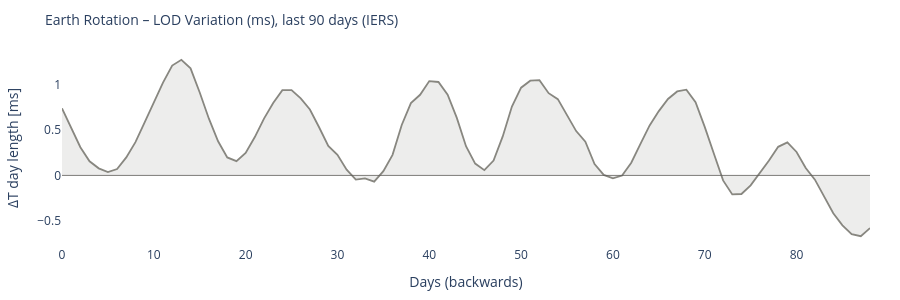

Notebook source saved alongside this figure:
### Code cell
# ============================================================
# EARTH ROTATION – LOD variation (if IERS available)
# ============================================================

lod_col = None
if df_iers is not None:
    lod_col = next((c for c in df_iers.columns if 'lod' in c), None)

if df_iers is not None and lod_col:
    fig = go.Figure()
    fig.add_trace(go.Scatter(
        y=df_iers[lod_col].values,
        mode='lines',
        line=dict(color='#888780', width=1.8),
        fill='tozeroy', fillcolor='rgba(136,135,128,0.15)',
        name='LOD'
    ))
    fig.add_hline(y=0, line_color='#5F5E5A', line_width=0.8)
    fig.update_layout(
        title=dict(text='Earth Rotation – LOD Variation (ms), last 90 days (IERS)', font=dict(size=14)),
        xaxis_title='Days (backwards)', yaxis_title='ΔT day length [ms]',
        height=300,
        plot_bgcolor='rgba(0,0,0,0)', paper_bgcolor='rgba(0,0,0,0)',
        margin=dict(l=60, r=30, t=50, b=40)
    )
    fig.show()
else:
    print('IERS LOD data unavailable or column not found.')
    print('Reference: nominal day length =', CONSTANTS['sidereal_day_s'], 's')

### Figure 1 — Plotly figure (JSON) as saved in the notebook; plotly's stock layout.template omitted (floating-point values rounded to 4 significant figures)
{"data": [{"fill": "tozeroy", "fillcolor": "rgba(136,135,128,0.15)", "line": {"color": "#888780", "width": 1.8}, "mode": "lines", "name": "LOD", "type": "scatter", "y": [0.7393, 0.5283, 0.3109, 0.1553, 0.0781, 0.0378, 0.0703, 0.1986, 0.3662, 0.584, 0.8049, 1.022, 1.21, 1.274, 1.18, 0.9142, 0.625, 0.3757, 0.198, 0.1567, 0.2475, 0.4228, 0.6256, 0.7982, 0.9395, 0.94, 0.8489, 0.7262, 0.5309, 0.3256, 0.2279, 0.064, -0.046, -0.0321, -0.068, 0.0474, 0.2268, 0.5556, 0.7969, 0.8884, 1.039, 1.03, 0.8904, 0.6338, 0.3223, 0.1304, 0.0586, 0.1632, 0.4301, 0.7593, 0.9666, 1.043, 1.049, 0.9062, 0.8401, 0.6707, 0.4886, 0.3711, 0.126, 0.0053, -0.0326, -0.0019, 0.1402, 0.3488, 0.551, 0.7087, 0.8426, 0.9253, 0.9448, 0.806, 0.5346, 0.238, -0.0547, -0.2096, -0.2048, -0.1089, 0.0219, 0.1637, 0.3152, 0.3636, 0.2586, 0.0825, -0.0466, -0.2349, -0.416, -0.5493, -0.6464, -0.6696, -0.5806]}], "layout": {"height": 300, "margin": {"b": 40, "l": 60, "r": 30, "t": 50}, "paper_bgcolor": "rgba(0,0,0,0)", "plot_bgcolor": "rgba(0,0,0,0)", "shapes": [{"line": {"color": "#5F5E5A", "width": 0.8}, "type": "line", "x0": 0, "x1": 1, "xref": "x domain", "y0": 0, "y1": 0, "yref": "y"}], "title": {"font": {"size": 14}, "text": "Earth Rotation – LOD Variation (ms), last 90 days (IERS)"}, "xaxis": {"title": {"text": "Days (backwards)"}}, "yaxis": {"title": {"text": "ΔT day length [ms]"}}}}
